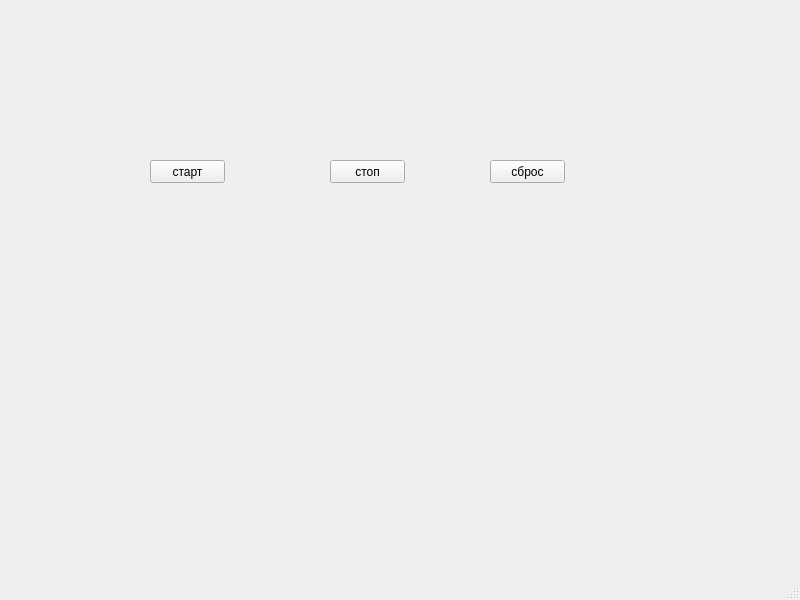
<?xml version="1.0" encoding="UTF-8"?>
<ui version="4.0">
 <class>MainWindow</class>
 <widget class="QMainWindow" name="MainWindow">
  <property name="geometry">
   <rect>
    <x>0</x>
    <y>0</y>
    <width>800</width>
    <height>600</height>
   </rect>
  </property>
  <property name="windowTitle">
   <string>MainWindow</string>
  </property>
  <widget class="QWidget" name="centralwidget">
   <widget class="QPushButton" name="pushButton">
    <property name="geometry">
     <rect>
      <x>150</x>
      <y>160</y>
      <width>75</width>
      <height>23</height>
     </rect>
    </property>
    <property name="text">
     <string>старт</string>
    </property>
   </widget>
   <widget class="QPushButton" name="pushButton_2">
    <property name="geometry">
     <rect>
      <x>330</x>
      <y>160</y>
      <width>75</width>
      <height>23</height>
     </rect>
    </property>
    <property name="text">
     <string>стоп</string>
    </property>
   </widget>
   <widget class="QPushButton" name="pushButton_3">
    <property name="geometry">
     <rect>
      <x>490</x>
      <y>160</y>
      <width>75</width>
      <height>23</height>
     </rect>
    </property>
    <property name="text">
     <string>сброс</string>
    </property>
   </widget>
  </widget>
  <widget class="QMenuBar" name="menubar">
   <property name="geometry">
    <rect>
     <x>0</x>
     <y>0</y>
     <width>800</width>
     <height>21</height>
    </rect>
   </property>
  </widget>
  <widget class="QStatusBar" name="statusbar"/>
 </widget>
 <resources/>
 <connections/>
</ui>
